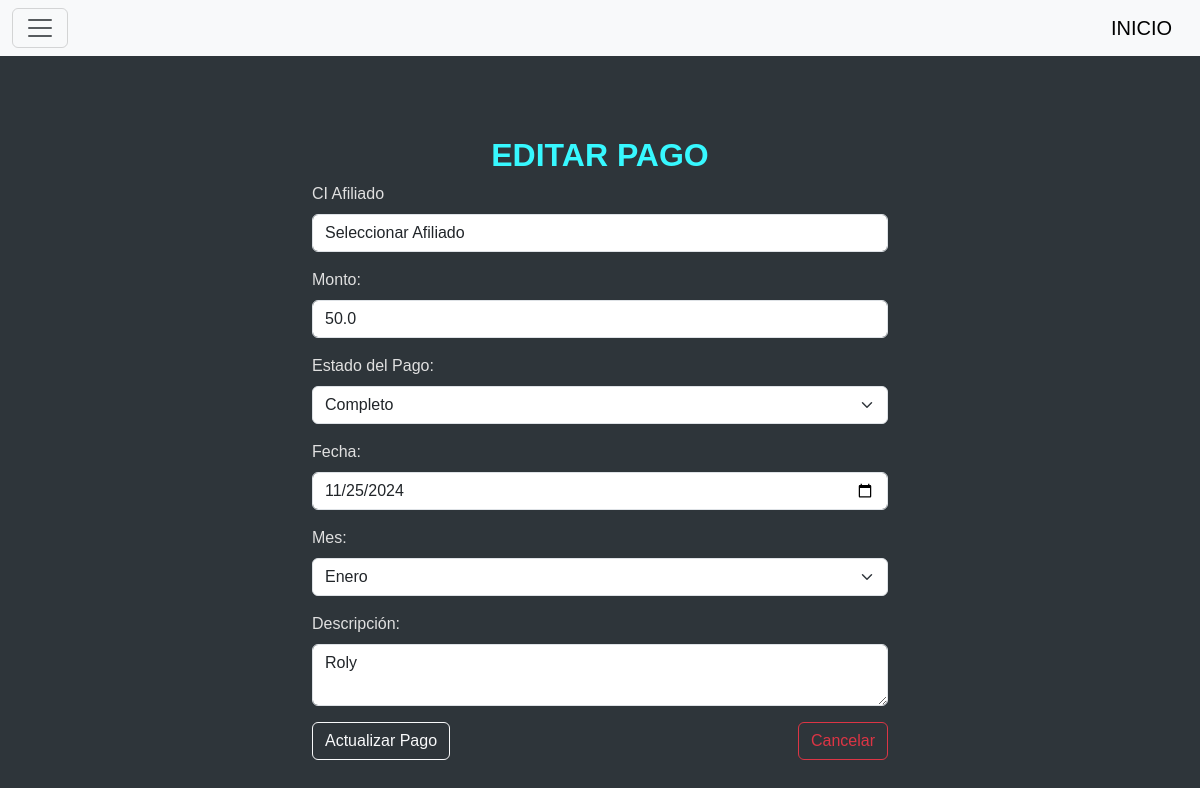
Screenshot of /pagos/edit/2 (signed in) with the database file from the repository.
### tables this page shows
CREATE TABLE COUTA_MENSUAL (
            cod_pm INTEGER PRIMARY KEY AUTOINCREMENT,
            ci TEXT NOT NULL,
            monto REAL NOT NULL,
            estado TEXT NOT NULL,
            fecha TEXT NOT NULL,
            descripcion TEXT,
            mes TEXT NOT NULL,
            FOREIGN KEY(ci) REFERENCES afiliado(ci)
        );

### blueprints/pagos/__init__.py (the view)
@pagos_bp.route("/edit/<int:cod_pm>")
def edit_pago(cod_pm):
    if not verifica():
        return redirect(url_for('pagos.index'))
    conn = get_db_connection()
    cursor = conn.cursor()
    cursor.execute("SELECT * FROM COUTA_MENSUAL WHERE cod_pm = ?", (cod_pm,))
    pago = cursor.fetchone()
    if not pago:
        conn.close()
        flash("Pago no encontrado", "danger")
        return redirect(url_for('pagos.index'))
    cursor.execute("SELECT ci, nombres FROM afiliado")
    afiliados = cursor.fetchall()
    conn.close()
    return render_template("edit_pago.html", pago=pago, afiliados=afiliados)

### blueprints/pagos/__init__.py (called while the page is built)
def verifica():
    if 'cargo' not in session or session['cargo'] != "Administrador":
        return False
    return True

def get_db_connection():
    conn = sqlite3.connect("star_service.db")
    conn.row_factory = sqlite3.Row
    return conn

### blueprints/pagos/templates/edit_pago.html (shortened to what this page needs)
{% include 'header.html' %}
<div class="container mt-5" style="max-width: 600px;">
    <h2 class="fw-bold">EDITAR PAGO</h1>
        <div class="form-container">
            <form action="{{ url_for('pagos.update_pago', cod_pm=pago['cod_pm']) }}" method="POST">
                <div class="mb-3">
                    <label for="ci" class="form-label">CI Afiliado</label>
                    <select name="ci" class="form-control" required>
                        <option value="">Seleccionar Afiliado</option>
                      </select>
                </div>
                <div class="mb-3">
                    <label for="monto" class="form-label">Monto:</label>
                    <input type="number" id="monto" name="monto" class="form-control" value="{{ pago['monto'] }}" step="0.01" min="0" required>
                </div>
                <div class="mb-3">
                    <label for="estado" class="form-label">Estado del Pago:</label>
                    <select id="estado" name="estado" class="form-select" required>
                        <option value="completo" {% if pago['estado'] == 'completo' %}selected{% endif %}>Completo</option>
                    </select>
                </div>
                <div class="mb-3">
                    <label for="fecha" class="form-label">Fecha:</label>
                    <input type="date" id="fecha" name="fecha" class="form-control" value="{{ pago['fecha'] }}" required>
                </div>
                <div class="mb-3">
                    <label for="mes" class="form-label">Mes:</label>
                    <select id="mes" name="mes" class="form-select" required>
                        {% for mes in ['Enero', 'Febrero', 'Marzo', 'Abril', 'Mayo', 'Junio', 'Julio', 'Agosto', 'Septiembre', 'Octubre', 'Noviembre', 'Diciembre'] %}
                        <option value="{{ mes }}" {% if pago['mes'] == mes %}selected{% endif %}>{{ mes }}</option>
                        {% endfor %}
                    </select>
                </div>
                <div class="mb-3">
                    <label for="descripcion" class="form-label">Descripción:</label>
                    <textarea id="descripcion" name="descripcion" class="form-control">{{ pago['descripcion'] }}</textarea>
                </div>
                <div class="d-flex justify-content-between">
                    <button type="submit" class="btn btn-outline-light">Actualizar Pago</button>
                    <a href="{{ url_for('pagos.index') }}" class="btn btn-outline-danger">Cancelar</a>
                </div>
            </form>
        </div>
    </div>
{% include 'footer.html' %}

### templates/header.html (style rules this page uses)
body { font-family: sans-serif; margin: 40px; background-color: #2e353a; color: #e0e0e0; }
h2 { text-align: center; color: #37f8ff; }

### rows the page displays
COUTA_MENSUAL: monto "50.0", estado "Completo", fecha "11/25/2024", mes "Enero", descripcion "Roly"
